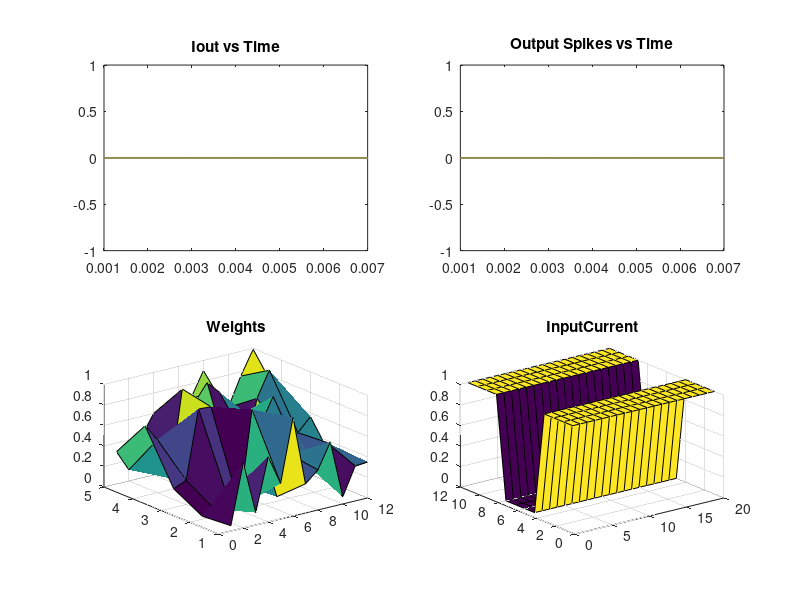

Write the MATLAB code that produced this figure. (Note: this script raises an error after producing the figure.)
close all;
clear;
clc;
% Implementation of single spiking neuron with multiple inputs 
inputNeurons = 12;
outputNeurons =5;
spikeEvents = 20;
% Neuron Spike Matrix ( Each Row represents a set of spikes)
% Iin = randi([0 1],inputNeurons,spikeEvents);      % Random Input
Iin = repmat( [ 1 1 1 1 0 0 0 0 1 1 1 1]',[1 spikeEvents]);
Tspike = sort(randperm(200,spikeEvents))*1E-3;    % Times for input Iin spikes (must be unique)
msg = sprintf('Time-Input Spikes'); disp(msg);
for i = 1:length(Tspike)
    disp([ Tspike(i) Iin(:,i)']);
    
end
Iout = zeros(outputNeurons,1);              % Output Current as time
wts = rand(outputNeurons,inputNeurons);     % Weights matrix for input and output neuron
Tstep = 1E-3;
Tsim = 200E-3;
tau = 5E-3;
IoutPlot = [];
TimePlot = [];
spikedPlot = [];

PostSpike =zeros(outputNeurons,1);      % spikes from output Neuron ( To analyse output spikes )
tPostSpike = zeros(outputNeurons,1);    % time of output Neuron Spike
tPreSpike = zeros(inputNeurons,1);      % time of spikes of input neurons ( For  STDP)
Iinput = zeros(inputNeurons,1);         % Input Current variable
figHandle = figure ('Position',[10,10,1049,565]);   % For  customizing display
%% Simulation Starts here
for t=Tstep:Tstep:Tsim
    index = find(Tspike<=t);        % Find the spike at current time ( the event which has spiked is later removed from the list)
    msg = sprintf('t = %d',t); disp(msg);
    if ~isempty(index)              % If spiked (ie we have non zero input)
        Iinput = Iin(:,index);
        
        Iout = Iout+wts*Iinput;
        Tspike(index) = []; % remove selected point
        Iin(:,index) = [];  % remove
        tPreSpike(Iinput>0) = t;   % save time for input neuron spike
        %apply LTD here
        
    end
    
   
    % update current
    dI_dT = -Iout/tau; % Leaky integrate and fire model
   % tp = t-tLastSpike; % alpha function model ( not working as required)
   % dI_dT = Iout/tau/(1+tau).*exp(-tp/tau).*(1-tp/tau);
    Iout = Iout+dI_dT*Tstep;        
    
   
    % check for spiking accoring to threshold
    spikedNeurons = find(Iout>0.3*inputNeurons);    
    if(~isempty(spikedNeurons))
        msg = sprintf('spiked %s at t = %d\n',48+spikedNeurons,t); disp(msg);
        PostSpike(spikedNeurons) = Iout(spikedNeurons);
        Iout(spikedNeurons) = 0;    % reset the spike  neuron current to zero
        %tPostSpike(spikedNeurons) = t;     % save the spiking time
        
        %apply LTP here
        
        delta_wts = heaviside(t-tPreSpike(spikedNeurons)).*exp(-(t-tPreSpike(spikedNeurons))/50E-3)...
                    - heaviside(-(t-tPreSpike(spikedNeurons))).*exp((t-tPreSpike(spikedNeurons))/50E-3);
        idZero = find(tPreSpike(spikedNeurons) == t);
        delta_wts(idZero) =1;
        wts(spikedNeurons,:) = wts(spikedNeurons,:)+repmat(delta_wts,[1 length(Iinput>0)]);    % update weights

    else
        PostSpike = zeros(outputNeurons,1);
    end
    
    
    
    IoutPlot = [IoutPlot Iout];
    spikedPlot = [spikedPlot PostSpike];
    TimePlot = [TimePlot t];
    N = 2;M = 2;
    subplot(N,M,1);    plot(TimePlot,IoutPlot); title('Iout vs Time');
    subplot(N,M,2);    plot(TimePlot,spikedPlot); title('Output Spikes vs Time');
    subplot(N,M,3);    surf(wts);    title('Weights');
    subplot(N,M,4);    surf(Iin);    title('InputCurrent');
    pause(0.001);
end


title('weights')